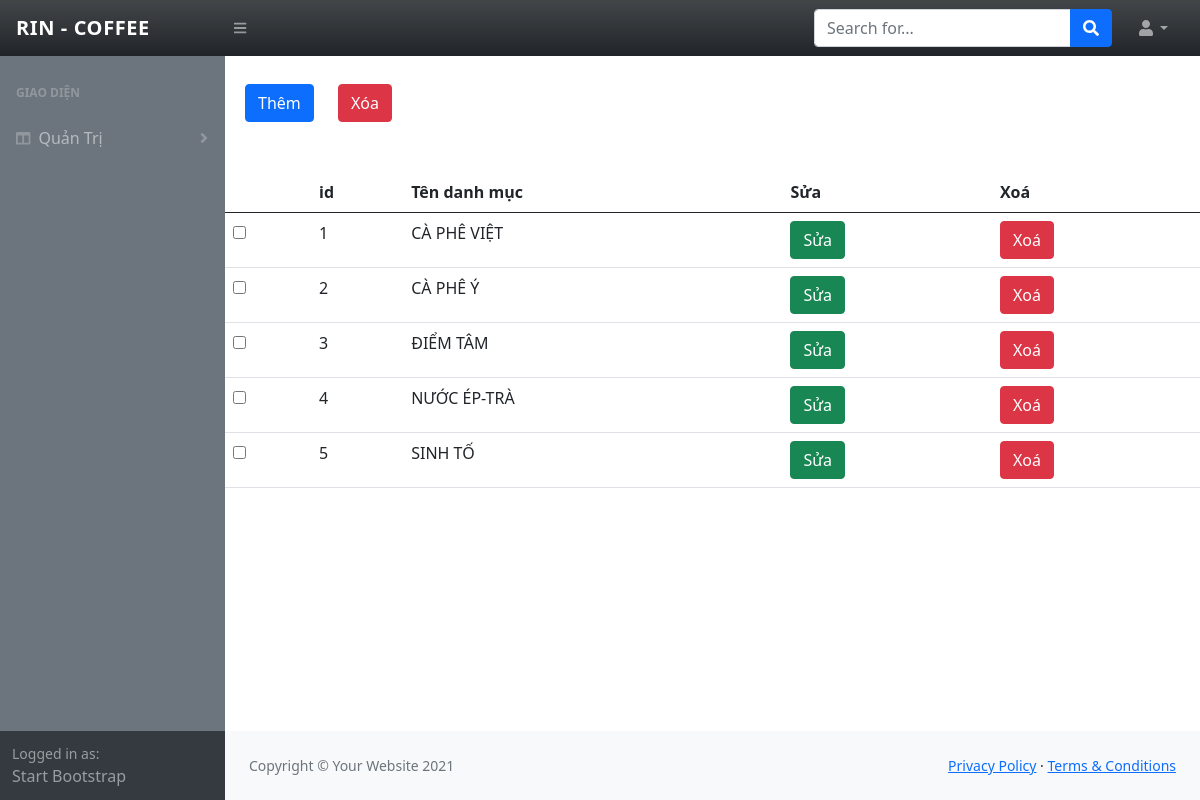
The app's page /admin/danhmuc/admin_dm.php with its own data.
### tables this page shows
CREATE TABLE `danh_muc` (
  `iddm` int(11) NOT NULL,
  `name_cate` varchar(255) NOT NULL
);

### php/confice/db.php (called while the page is built, shortened)
<?php
    function return_array($sql){
        $connect = new mysqli(HOST,USERNAME,PASSWORD,DATABASE);
        mysqli_set_charset($connect, 'utf-8');
        $result = mysqli_query($connect,$sql);
        $data_list = [];
        while($row = mysqli_fetch_array($result, 1)){
            $data_list[] = $row;
        }
        return $data_list;
    }

### admin/danhmuc/admin_dm.php (the view, shortened to what this page needs)
<?php
require_once "../../php/confice/db.php";
$query = "SELECT * FROM `danh_muc`";
$data_product = return_array($query);
$index = 1;
require_once "../../admin/layout_admin/header.php";
?>
<button type="button" class="btn btn-primary" data-bs-toggle="modal" data-bs-target="#exampleModal" style="margin: 20px;">
    Thêm
</button>
<table class="table" style="margin: 30px 0px">
    <thead>
        <tr>
            <th></th>
            <th scope="col">id</th>
            <th scope="col">Tên danh mục</th>
            <th scope="col">Sửa</th>
            <th scope="col">Xoá</th>
        </tr>
    </thead>
    <tbody>
        <form action="./deleteMoredm.php" method="POST">
            <?php foreach ($data_product as $key) { ?>
                <tr>
                    <td><input type="checkbox" value="<?= $key['iddm'] ?>" name="id_check[]" id=""></td>
                    <td><?= $index++ ?></td>
                    <td><?= $key['name_cate'] ?></td>
                    <td><a class="btn btn-success" href="edit.php?iddm=<?php echo $key['iddm']; ?>">Sửa</a></td>
                    <td><a class="btn btn-danger" onclick="return confirm('Bạn có muốn xoá khum')" href="delete.php?iddm=<?php echo $key['iddm']; ?>">Xoá</a></td>
                </tr>
            <?php } ?>
            <button class="btn btn-danger" onclick="return confirm('Bạn có muốn xoá những sản phẩm này khum')" type="submit">Xóa</button>
        </form>
    </tbody>
</table>
<?php
require_once "../../admin/layout_admin/footer.php";
?>

### records on screen
danh_muc: name_cate "CÀ PHÊ VIỆT"
danh_muc: name_cate "CÀ PHÊ Ý"
danh_muc: name_cate "ĐIỂM TÂM"
danh_muc: name_cate "NƯỚC ÉP-TRÀ"
danh_muc: name_cate "SINH TỐ"
